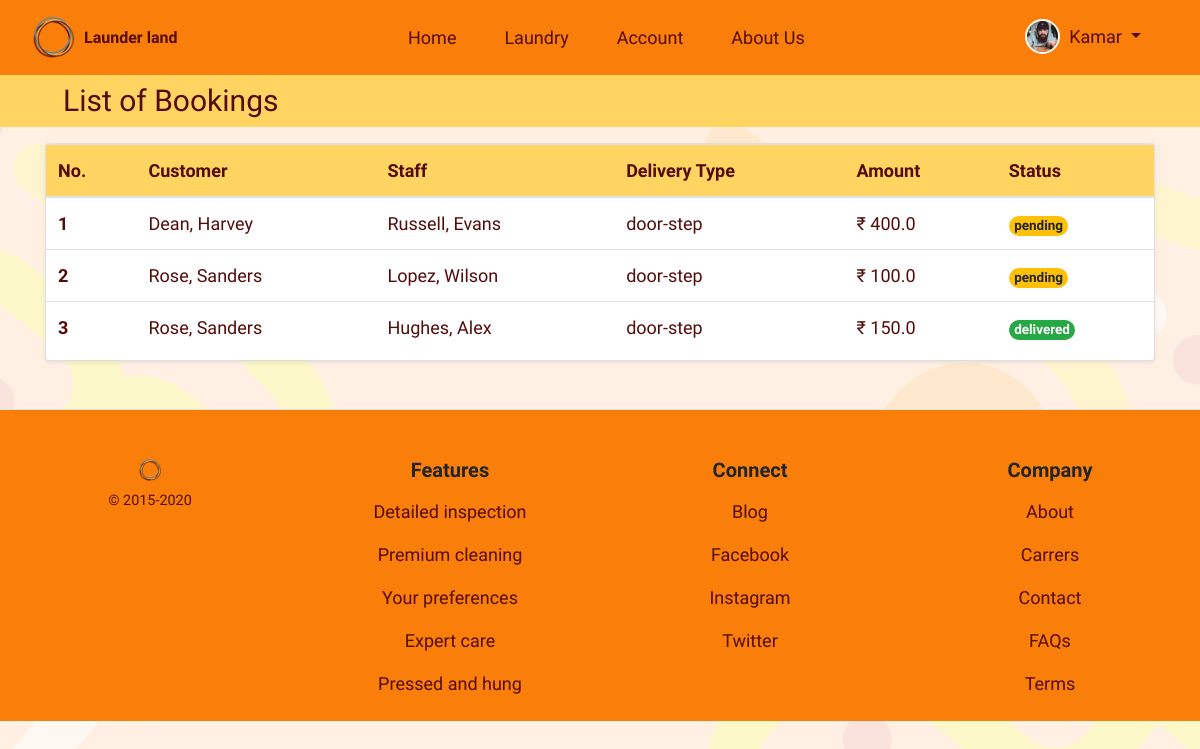
Page /laundry/staff_all_booking/ (signed in) on the earlier database version.
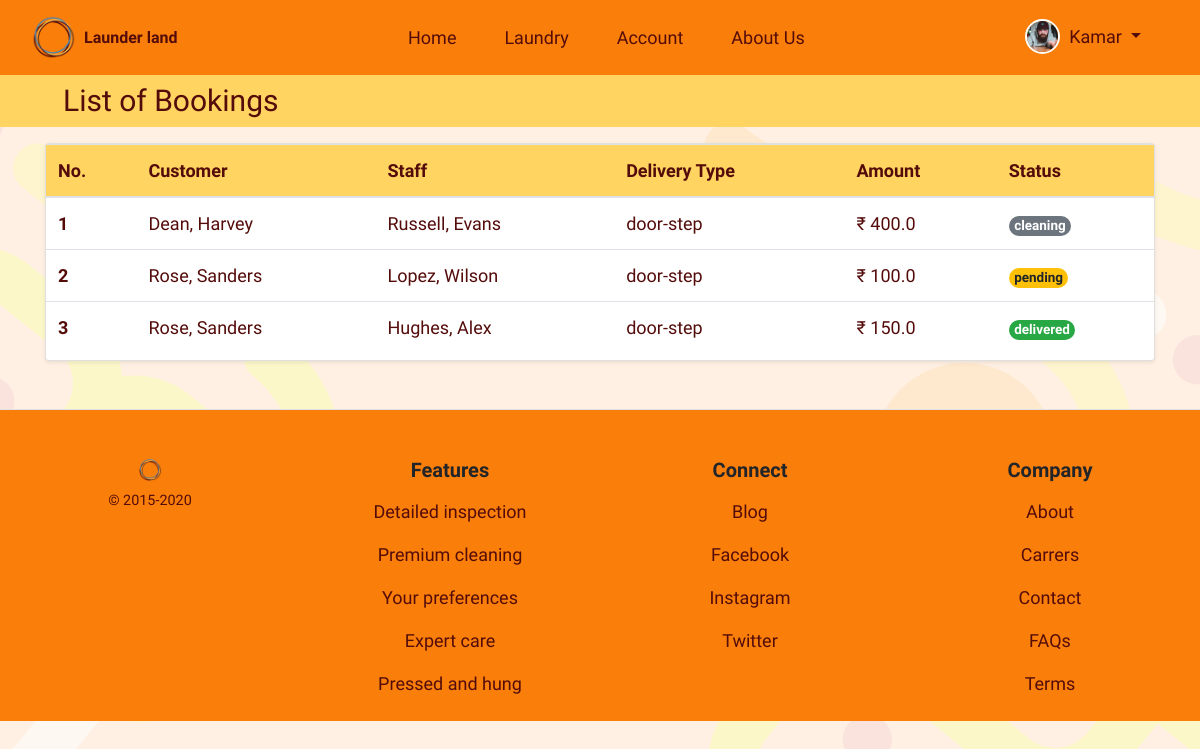
Same page on the later database version.
### laundry/models.py (models this page shows, shortened)
class Booking(models.Model):
    cust_id = models.ForeignKey(
        User, on_delete=models.CASCADE, related_name="cid")
    assigned_staff = models.ForeignKey(User, on_delete=models.CASCADE)
    services = models.ForeignKey(Service, on_delete=models.SET_NULL, null=True)
    sub_service = models.ForeignKey(
        Subservice, on_delete=models.SET_NULL, null=True)
    quantity = models.PositiveIntegerField()
    amount = models.FloatField(null=True, blank=True)
    delivery_choice = (('pickup', 'Pickup (Self)'), ('door-step', 'Door Step'))
    delivery_type = models.CharField(choices=delivery_choice, max_length=30)
    status_choice = (('pending', 'Pending'), ('cleaning', 'Cleaning'), ('pickedup', 'Picked Up'), ('canceled', 'Canceled'),
                     ('ready', 'Ready'), ('delivered', 'Delivered'))
    status = models.CharField(max_length=20, choices=status_choice,
                              default=status_choice[0][0])
    booked_on = models.DateTimeField(auto_now_add=True)
    class Meta:
        verbose_name = 'Booking'
        verbose_name_plural = 'Bookings'

### usermodule/models.py (models this page shows)
class User(AbstractUser):
    username = None
    mobile = models.CharField(unique=True, max_length=10)
    email = models.EmailField(unique=True)
    first_name = models.CharField(max_length=15)
    profile_pic = models.ImageField(default="profile.png", blank=True)
    gender_choice = (('Male', 'Male'), ('Female', 'Female'),
                     ('Other', 'Other'))
    gender = models.CharField(max_length=7, choices=gender_choice)
    user_type_choice = ((1, 'Owner'), (2, 'Staff'), (3, 'Customer'))
    user_type = models.PositiveSmallIntegerField(
        choices=user_type_choice)
    staff_status = models.BooleanField(default=False)
    address = models.CharField(max_length=100)
    street = models.CharField(max_length=50)
    city = models.CharField(max_length=50)
    state = models.CharField(max_length=50)
    pincode = models.CharField(max_length=6)
    creation_date = models.DateTimeField(auto_now_add=True)
    objects = UserManager()
    USERNAME_FIELD = 'mobile'
    REQUIRED_FIELDS = ['first_name']
    class Meta:
        verbose_name = 'User'
        verbose_name_plural = 'Users'
    def __str__(self):
        return self.last_name + ", " + self.first_name

### usermodule/decorators.py (the view)
    def wrap(request, *args, **kwargs):
        if request.user.is_authenticated:
            if request.user.user_type == 2 or request.user.user_type == 1:
                return function(request, *args, **kwargs)
            else:
                messages.warning(request, 'Signin using Staff Account')
                return redirect(redirect('usermodule:signin').url+'?next='+request.path)
        else:
            messages.info(request, 'Signin to continue')
            return redirect(redirect('usermodule:signin').url+'?next='+request.path)

### laundry/views.py (called while the page is built)
@user_is_staff
def staff_all_booking(request):
    bookings = None
    if request.user.user_type == 1:
        bookings = Booking.objects.all().order_by('booked_on').reverse()
    elif request.user.user_type == 2:
        bookings = Booking.objects.filter(
            assigned_staff=request.user.id).order_by('booked_on').reverse()
    return render(request, 'laundry/staff_booking.html', {'booking': bookings})

### templates/laundry/staff_booking.html (shortened to what this page needs)
{% extends 'base_layout.html' %}
{% load static %}
{% block content %}
<body id="booking">
    <article class="bg_light_orange_2 container-fluid py-2">
        <section class="pr-md-auto pl-md-5 text-center text-md-left">
            <h3 class="brown mb-0 clamp_size_header">List of Bookings</h3>
        </section>
    </article>
    <article class="container my-2">
        <section class="card shadow-sm my-3 w-100">
            <div class="card-body p-0">
                {% if booking %}
                <div class="table-responsive table-wrapper">
                    <table class="table table-hover mb-0 brown">
                        <thead class="bg_light_orange_2">
                            <tr>
                                <th scope="col">No.</th>
                                <th scope="col">Customer</th>
                                {% if user.user_type == 1 %}
                                <th scope="col">Staff</th>
                                {% endif %}
                                <th scope="col">Delivery Type</th>
                                <th scope="col">Amount</th>
                                <th scope="col">Status</th>
                            </tr>
                        </thead>
                        <tbody>
                            {% for data in booking %}
                            <tr>
                                {% if forloop %}
                                <th><a class="nav-link p-0 brown btn-cust"
                                        href="{% url 'laundry:staff_booking_edit' data.id %}">{{forloop.counter}}</a>
                                </th>
                                {% endif %}
                                <td>{{ data.cust_id }}</td>
                                {% if user.user_type == 1 %}
                                <td>{{ data.assigned_staff }}</td>
                                {% endif %}
                                <td>{{ data.delivery_type }}</td>
                                <td>&#x20B9; {{ data.amount|default:"-----" }}</td>
                                <td><span class="badge rounded-pill mb-0
                                {% if data.status == 'delivered' %}
                                badge-success
                                {% elif data.status == 'ready' %}
                                badge-info
                                {% elif data.status == 'cleaning' %}
                                badge-secondary
                                {% elif data.status == 'pickedup' %}
                                badge-primary
                                {% elif data.status == 'pending' %}
                                badge-warning
                                {% elif data.status == 'canceled' %}
                                badge-danger
                                {% endif %}
                                ">{{ data.status }}</span></td>
                            </tr>
                            {% endfor %}
                        </tbody>
                    </table>
                </div>
                {% else %}
                <div class="row d-flex justify-content-center align-items-center" style="height: 50vh;">
                    <h4 class="bold brown">Looks like you don't have any work</h4>
                </div>
                {% endif %}
            </div>
        </section>
    </article>
</body>
{% endblock %}

Differences in the rows shown:
changed Booking "Dean, Harvey": status "pending" → "cleaning"
